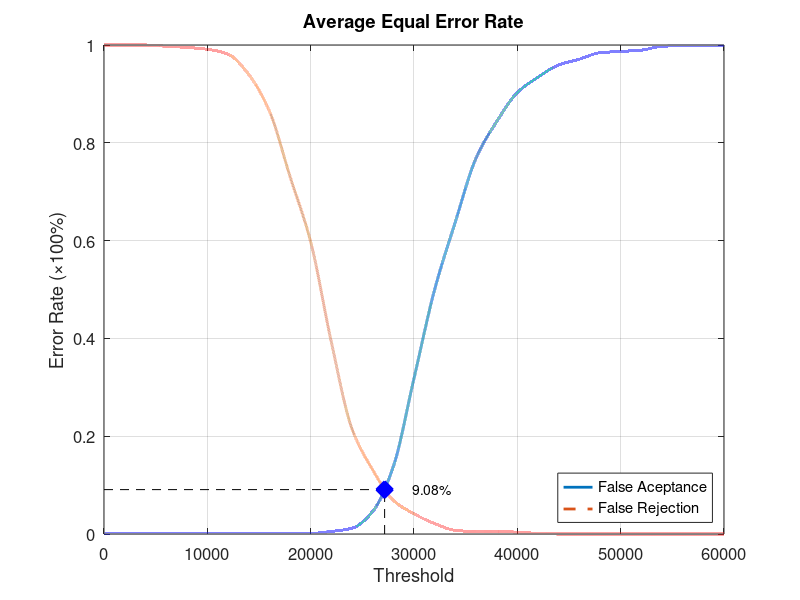
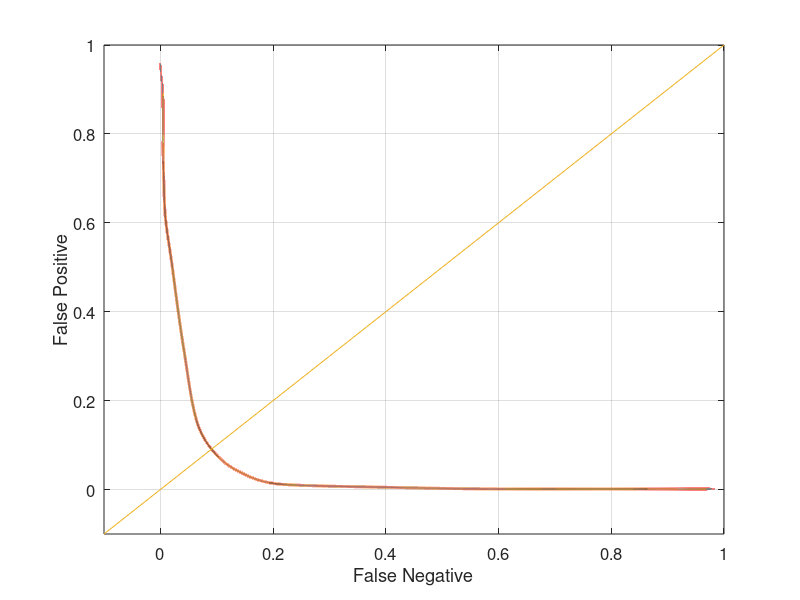

Write the MATLAB code that produced these figures, in order.
function yEER = Experiment4Average
close all;
clear;
clc;
x = 0:2000:60000;
xq = 0:0.5:60000;

y0 = [0 0.00131579 0.00131579 0.00131579 0.00131579 0.00131579 0.00131579 0.00131579 0.00131579 0.00131579 0.00131579 0.00526316 0.0118421 0.0460526 0.138158 0.318421 0.5 0.638158 0.768421 0.843421 0.902632 0.93421 0.959211 0.971053 0.98421 0.986842 0.989474 0.997368 0.998684 0.998684 1];
yy0 = interp1(x, y0, xq, 'pchip');
y1 = [1 1 1 0.9975 0.995 0.99125 0.98125 0.94 0.865 0.73125 0.5975 0.3925 0.215 0.13125 0.06875 0.04125 0.02125 0.0075 0.005 0.005 0.00375 0.00125 0 0 0 0 0 0 0 0 0];
yy1 = interp1(x, y1, xq, 'pchip');

% Calculating EER: 
y2 = abs(y0 - y1);
find(y2 == min(y2))
yy2 = abs(yy0 - yy1);
xEER = find(yy2 == min(yy2));
xEERIndex = xq(xEER) % X-axis EER
yEER = yy0(xEER) % Y-axis EER

main = figure
plot(xq, yy0,'-','LineWidth', 2);	hold on
plot(xq, yy1,'--','LineWidth', 2);	hold on
plot([xEERIndex xEERIndex], [0 yEER], 'k--');	hold on
plot([0 xEERIndex], [yEER yEER], 'k--');	hold on
plot(xEERIndex, yEER, 'bx', 'LineWidth', 10);	hold on
text(xEERIndex + 10 * xEERIndex / 100, yEER, [num2str(round((10000 * yEER)) / 100) '%'])
legend('False Aceptance', 'False Rejection', 'Location', 'SouthEast')
xlabel('Threshold')
ylabel('Error Rate (\times100%)')
title('Average Equal Error Rate')
set(gca, 'FontSize', 12)
axis([0 60000 0 1])
grid on

print(main, 'Experiment4AverageMain', '-dpng');
FNRxFPR = figure('Color', [1 1 1]);
plot(yy1, yy0, '-', yy1, yy0, 'LineWidth', 2);
hold on
y = -0.1:0.1:1
plot(y, y); 
set(gca, 'FontSize', 12)
xlabel('False Negative')
ylabel('False Positive')
axis([-0.1 1 -0.1 1])
set(gca, 'FontSize', 12)
grid on

print(FNRxFPR, 'Experiment4AverageFNRxFPR','-dpng');
end
